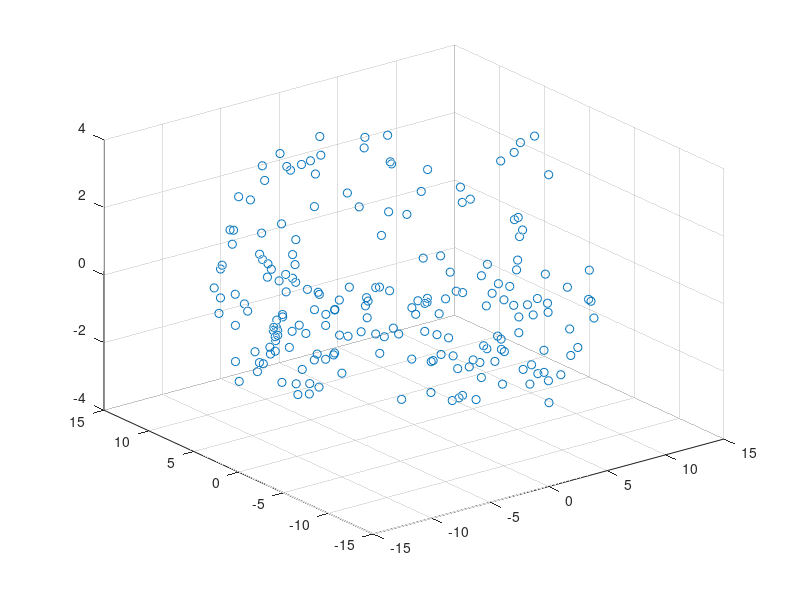

Recreate this plot in MATLAB. (Note: this script raises an error after producing the figure.)

numPoints = 200;

polParams = rand(numPoints,1);
torParams = rand(numPoints,1);

minorRads = (rand(numPoints,1) + 2) .*(1+0.4.*cos(5.*torParams));
majorRadis = 9.*(1+0.3.*sin(3.*torParams));

torusPointY = @(majorRad,minorRad,torAngle,polAngle) sin(torAngle).*(majorRad + cos(polAngle).*minorRad);
torusPointX = @(majorRad,minorRad,torAngle,polAngle) cos(torAngle).*(majorRad + cos(polAngle).*minorRad);
torusPointZ = @(majorRad,minorRad,torAngle,polAngle) sin(polAngle).*minorRad;

torPerturbations = 1 + 0.1.*sin(torParams*2*pi);
polPerturbations = 1 + 0.1.*sin(polParams*2*pi);

torParamsPerturbed = torParams .* torPerturbations;
polParamsPerturbed = polParams .* polPerturbations;

pointsX = torusPointX(majorRadis, minorRads, torParamsPerturbed*2*pi, polParamsPerturbed*2*pi);
pointsY = torusPointY(majorRadis, minorRads, torParamsPerturbed*2*pi, polParamsPerturbed*2*pi);
pointsZ = torusPointZ(majorRadis, minorRads, torParamsPerturbed*2*pi, polParamsPerturbed*2*pi);

figure;
scatter3(pointsX,pointsY,pointsZ);

%create coefficients matrix
paramCoords = [torParams , polParams];
coefsThreeDMatrix = createCoefsMatrix(paramCoords);

% make it in matrix-vector form
dataPoints = [pointsX, pointsY, pointsZ];
domainM = size(coefsThreeDMatrix,2)-2;
domainN = size(coefsThreeDMatrix,3)-2;

numCols = (domainM) * (domainN);
coefsTwoDMatrix = zeros (numPoints,numCols);

reducedMod = @ (i,size) mod(i-1,size)+1;

localIndex = @(i,j,iwidth,jwidth) (reducedMod(j-1,jwidth)-1) * iwidth + reducedMod(i-1,iwidth);


for j = 1:domainN+2
    for i = 1:domainM+2
        loc_ind = localIndex(i,j,domainM,domainN);
        for p = 1:numPoints
            coefsTwoDMatrix(p,loc_ind) = ...
                coefsTwoDMatrix(p,loc_ind) + coefsThreeDMatrix(p,i,j);
        end
    end
end

bezierControlPoints = coefsTwoDMatrix\dataPoints;

petersPoints = zeros(3,domainM+2,domainN+2);
for i = 1:domainM+2
    for j = 1:domainN+2
        petersPoints(:,i,j) = bezierControlPoints(localIndex(i,j,domainM,domainN),:);
    end
end
figure;
plotPoints(petersPoints);
hold on;
plot3(pointsX,pointsY,pointsZ,'ro');

petersPlot(petersPoints,0.05);
